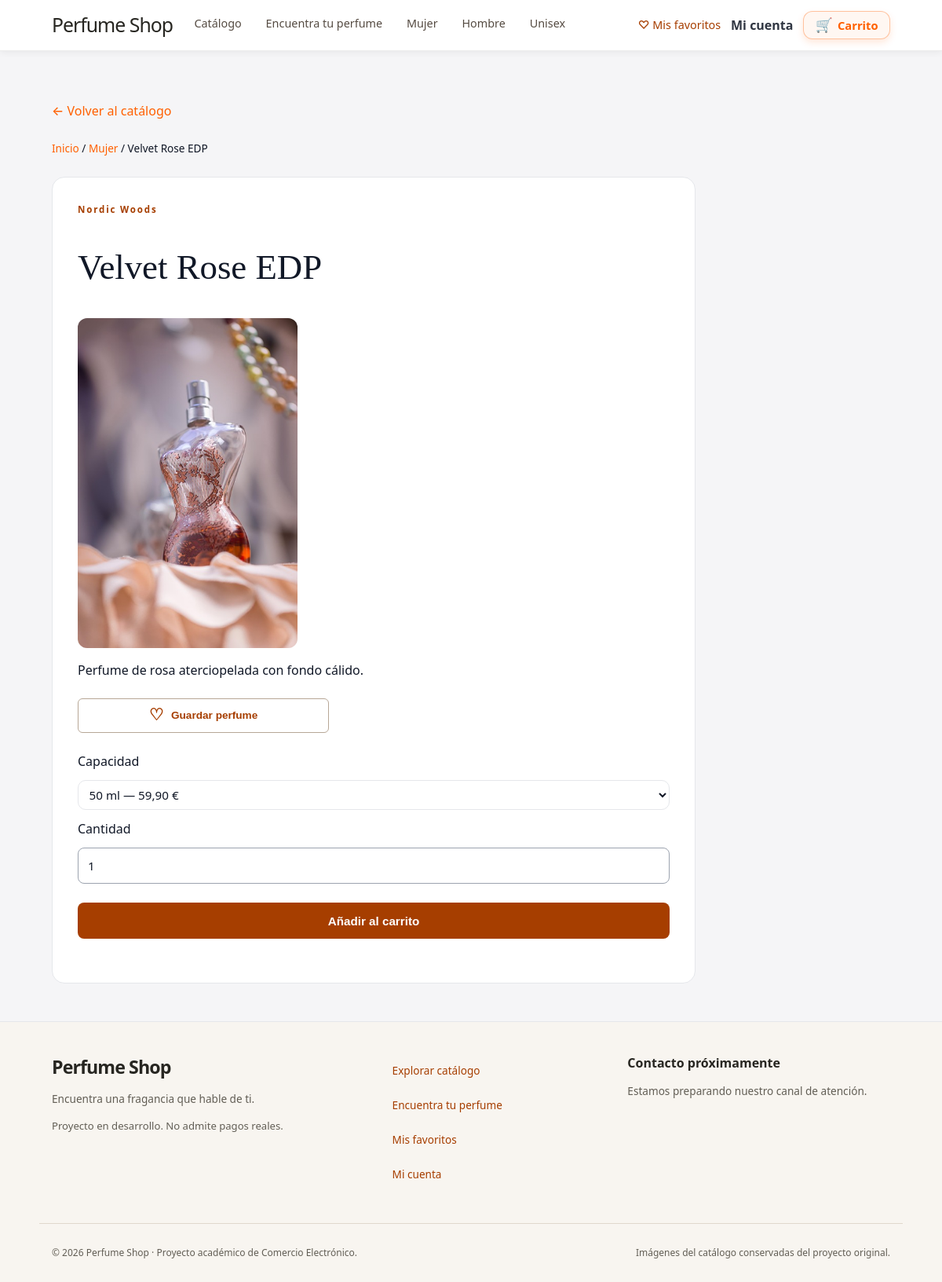
/producto.php?p=velvet-rose-edp, run on the app's committed database.
### tables this page shows
CREATE TABLE `categoria` (
  `id` int(11) NOT NULL AUTO_INCREMENT,
  `nombre` varchar(120) NOT NULL,
  `slug` varchar(140) NOT NULL,
  `descripcion` text DEFAULT NULL,
  `imagen_url` varchar(255) DEFAULT NULL,
  `activa` tinyint(1) NOT NULL DEFAULT 1,
  `orden` int(11) NOT NULL DEFAULT 0,
  `created_at` timestamp NOT NULL DEFAULT current_timestamp(),
  `updated_at` timestamp NULL DEFAULT NULL ON UPDATE current_timestamp(),
  PRIMARY KEY (`id`),
  UNIQUE KEY `uniq_categoria_slug` (`slug`)
);

CREATE TABLE `producto` (
  `id` int(11) NOT NULL AUTO_INCREMENT,
  `id_categoria` int(11) NOT NULL,
  `id_marca` int(11) NOT NULL,
  `nombre` varchar(180) NOT NULL,
  `slug` varchar(200) NOT NULL,
  `descripcion_corta` varchar(255) DEFAULT NULL,
  `descripcion_larga` text DEFAULT NULL,
  `imagen_principal` varchar(255) DEFAULT NULL,
  `precio` decimal(10,2) NOT NULL DEFAULT 0.00,
  `es_oferta` tinyint(1) NOT NULL DEFAULT 0,
  `precio_oferta` decimal(10,2) DEFAULT NULL,
  `stock` int(11) NOT NULL DEFAULT 0,
  `activo` tinyint(1) NOT NULL DEFAULT 1,
  `created_at` timestamp NOT NULL DEFAULT current_timestamp(),
  `updated_at` timestamp NULL DEFAULT NULL ON UPDATE current_timestamp(),
  PRIMARY KEY (`id`),
  UNIQUE KEY `uniq_producto_slug` (`slug`),
  KEY `idx_producto_categoria_activo` (`id_categoria`,`activo`),
  KEY `idx_producto_nombre` (`nombre`),
  KEY `fk_producto_marca` (`id_marca`)
);

CREATE TABLE `marca` (
  `id` int(11) NOT NULL AUTO_INCREMENT,
  `nombre` varchar(120) NOT NULL,
  `slug` varchar(140) NOT NULL,
  `descripcion` text DEFAULT NULL,
  `pais` varchar(80) DEFAULT NULL,
  `created_at` timestamp NOT NULL DEFAULT current_timestamp(),
  `updated_at` timestamp NULL DEFAULT NULL ON UPDATE current_timestamp(),
  PRIMARY KEY (`id`),
  UNIQUE KEY `uniq_marca_slug` (`slug`)
);

CREATE TABLE `producto_variante` (
  `id` int(11) NOT NULL AUTO_INCREMENT,
  `id_producto` int(11) NOT NULL,
  `capacidad_ml` int(11) NOT NULL,
  `sku` varchar(64) DEFAULT NULL,
  `precio` decimal(10,2) NOT NULL DEFAULT 0.00,
  `es_oferta` tinyint(1) DEFAULT 0,
  `precio_oferta` decimal(10,2) DEFAULT NULL,
  `stock` int(11) DEFAULT 0,
  `activo` tinyint(1) DEFAULT 1,
  `created_at` timestamp NOT NULL DEFAULT current_timestamp(),
  `updated_at` timestamp NULL DEFAULT NULL ON UPDATE current_timestamp(),
  PRIMARY KEY (`id`),
  UNIQUE KEY `uniq_variante_sku` (`sku`),
  KEY `idx_variante_producto_activo` (`id_producto`,`activo`)
);

### src/lib/helpers.php (called while the page is built, shortened)
<?php
function h(string $s): string {
    return htmlspecialchars($s, ENT_QUOTES, 'UTF-8');
}
function url(string $path = ''): string {
    $base = rtrim(BASE_URL, '/');
    $path = '/' . ltrim($path, '/');
    return $base . $path;
}
function asset(string $path): string {
    return url($path);
}
function category_label(string $name): string {
    return ['Women Perfumes' => 'Mujer', 'Men Perfumes' => 'Hombre'][$name] ?? $name;
}

### config/database.php (called while the page is built, shortened)
<?php
function db(): PDO
{
    static $pdo = null;
    if ($pdo === null) {
        $dsn = "mysql:host=" . DB_HOST .
               ";port=" . DB_PORT .
               ";dbname=" . DB_NAME .
               ";charset=" . DB_CHARSET;
        $options = [
            PDO::ATTR_ERRMODE            => PDO::ERRMODE_EXCEPTION,
            PDO::ATTR_DEFAULT_FETCH_MODE => PDO::FETCH_ASSOC,
            PDO::ATTR_EMULATE_PREPARES   => false
        ];
        $pdo = new PDO($dsn, DB_USER, DB_PASS, $options);
    }
    return $pdo;
}

### public/producto.php (the view, shortened to what this page needs)
<?php
$slug = $_GET['p'] ?? '';
$prod = false;
if (is_string($slug) && strlen($slug) <= 200 && preg_match('//u', $slug)) {
    $st = db()->prepare('SELECT p.id, p.nombre, p.slug, p.descripcion_corta, p.descripcion_larga, p.stock,
        c.nombre AS categoria, c.slug AS categoria_slug, m.nombre AS marca,
        CASE WHEN p.precio_oferta > 0 THEN p.precio_oferta ELSE p.precio END AS precio_base,
        p.imagen_principal, (SELECT COUNT(*) FROM producto_variante v WHERE v.id_producto = p.id) AS variantes
        FROM producto p JOIN categoria c ON c.id = p.id_categoria JOIN marca m ON m.id = p.id_marca
        WHERE p.slug = ? AND p.activo = 1 AND c.activa = 1 LIMIT 1');
    $st->execute([$slug]);
    $prod = $st->fetch();
}
$st = db()->prepare('SELECT id, capacidad_ml,
    CASE WHEN precio_oferta > 0 THEN precio_oferta ELSE precio END AS precio, stock
    FROM producto_variante WHERE id_producto = ? AND activo = 1
    ORDER BY stock > 0 DESC, precio, capacidad_ml, id');
$st->execute([$prod['id']]);
$vars = $st->fetchAll();
$available = $prod['variantes'] ? count(array_filter($vars, static function ($v) { return $v['stock'] > 0; })) > 0 : $prod['stock'] > 0;
require __DIR__ . '/includes/header.php';
?>
<p><a href="<?= h(url('catalogo.php')) ?>">← Volver al catálogo</a></p>
<nav class="product-breadcrumb" aria-label="Ruta de navegación"><a href="<?= h(url('index.php')) ?>">Inicio</a><span aria-hidden="true"> / </span><a href="<?= h(url('categoria.php?c=' . rawurlencode($prod['categoria_slug']))) ?>"><?= h(category_label($prod['categoria'])) ?></a><span aria-hidden="true"> / </span><span aria-current="page"><?= h($prod['nombre']) ?></span></nav>
<article class="card product-detail">
  <p class="store-eyebrow"><?= h($prod['marca']) ?></p>
  <h1><?= h($prod['nombre']) ?></h1>
  <?php if ($prod['imagen_principal']): ?><img src="<?= h($prod['imagen_principal']) ?>" alt="<?= h($prod['nombre']) ?>" style="max-width:280px;height:auto"><?php endif; ?>
  <p><?= nl2br(h($prod['descripcion_larga'] ?? '')) ?></p>
  <?php $favoriteProduct = $prod; require __DIR__ . '/includes/favorite-button.php'; ?>
  <form method="post" action="carrito.php" class="account-form">
    <?php if ($vars): ?>
      <label for="var">Capacidad</label>
      <select id="var" name="id_variante" <?= $available ? '' : 'disabled' ?>>
        <?php foreach ($vars as $v): ?><option value="<?= (int)$v['id'] ?>" <?= $v['stock'] > 0 ? '' : 'disabled' ?>><?= (int)$v['capacidad_ml'] ?> ml — </option><?php endforeach; ?>
      </select>
    <?php elseif (!$prod['variantes']): ?>
      <div class="price"><?= number_format((float)$prod['precio_base'], 2, ',', '.') ?> €</div>
    <?php endif; ?>
    <label for="qty">Cantidad</label>
    <input type="number" id="qty" name="cantidad" min="1" max="999" value="1" <?= $available ? '' : 'disabled' ?>>
    <button type="submit" <?= $available ? '' : 'disabled' ?>>Añadir al carrito</button>
  </form>
</article>
<?php require __DIR__ . '/includes/footer.php'; ?>

### public/includes/header.php (shortened to what this page needs)
<?php
$menuCategorias = db()->query("
    SELECT id, nombre, slug
    FROM categoria
    WHERE activa = 1
    ORDER BY orden, nombre
")->fetchAll();
$favoritesContext = favorites_context(db());
?>
<!doctype html>
<html lang="es">
<head>
  <link rel="stylesheet" href="<?= asset('css/style.css?v=1.4') ?>">
  <link rel="stylesheet" href="<?= asset('css/storefront.css?v=1.2') ?>">
</head>
<body>
<header class="header-sticky">
  <div class="container header-bar">
    <div class="header-left">
      <p class="shop-title">
        <a href="<?= url('/') ?>" class="shop-title-link">
          <?= h(APP_NAME) ?>
        </a>
      </p>
      <nav id="menu" class="main-menu" aria-label="Navegación principal">
        <a href="<?= url('catalogo.php') ?>">Catálogo</a>
        <a href="<?= url('descubrir.php') ?>">Encuentra tu perfume</a>
        <?php foreach ($menuCategorias as $c): ?>
          <a href="<?= url('categoria.php?c=' . rawurlencode($c['slug'])) ?>">
            <?= h(category_label($c['nombre'])) ?>
          </a>
        <?php endforeach; ?>
      </nav>
    </div>
    <div class="header-actions">
    <a href="<?= h(url('favoritos.php')) ?>" class="favorites-nav-link">♡ Mis favoritos<?php if ($favoritesContext['ids']): ?> <span>(<?= count($favoritesContext['ids']) ?>)</span><?php endif; ?></a>
    <a href="<?= url('cuenta.php') ?>" class="account-nav-link">Mi cuenta</a>
    <a href="<?= url('carrito.php') ?>" class="cart-button">
      <span class="cart-icon">🛒</span>
      <span class="cart-label">Carrito</span>
    </a>
    </div>
  </div>
</header>
<main id="main-content" class="container" tabindex="-1">

### public/css/style.css (style rules this page uses)
*, *::before, *::after { box-sizing: border-box; }
html, body { margin: 0; padding: 0; }
body { background: var(--color-bg); color: var(--color-text); font-size: 16px; line-height: 1.5; }
a { color: var(--color-primary); text-decoration: none; font-weight: 500; }
.container { max-width: 1100px; margin: 0 auto; padding: 1.5rem 1rem; }
header { background: #ffffff; border-bottom: 1px solid var(--color-border); position: sticky; top: 0; z-index: 50; }
header .container { padding-top: 0.5rem; padding-bottom: 0.5rem; }
#menu { display: flex; flex-wrap: wrap; gap: 0.5rem; margin-bottom: 0.25rem; }
#menu a { padding: 0.35rem 0.85rem; border-radius: var(--radius-pill); background: transparent; border: 1px solid transparent; color: var(--color-muted); font-size: 0.9rem; }
main.container { padding-top: 2rem; padding-bottom: 3rem; }
.card { background: var(--color-surface); border: 1px solid var(--color-border); border-radius: var(--radius-card); padding: 1rem; box-shadow: 0 0 0 rgba(0, 0, 0, 0); transition: transform var(--transition-fast), box-shadow var(--transition-fast), border-color var(--transition-fast); }
.card img { display: block; width: 100%; height: 190px; object-fit: cover; border-radius: 12px; margin-bottom: 0.75rem; background: #f3f4f6; }
button, input[type="submit"], input[type="button"], .btn { display: inline-flex; align-items: center; justify-content: center; padding: 0.5rem 1.1rem; border-radius: var(--radius-pill); border: 1px solid transparent; font-size: 0.95rem; cursor: pointer; background: var(--color-primary); color: #ffffff; font-weight: 600; transition: background var(--transition-fast), transform var(--transition-fast), box-shadow var(--transition-fast); }
input[type="text"], input[type="email"], input[type="password"], input[type="number"], select, textarea { width: 100%; padding: 0.45rem 0.6rem; border-radius: 10px; border: 1px solid var(--color-border); font-size: 0.95rem; font-family: inherit; color: var(--color-text); background: #ffffff; transition: border-color var(--transition-fast), box-shadow var(--transition-fast); }
.header-sticky { position: sticky; top: 0; z-index: 999; background: #ffffff; box-shadow: 0 2px 8px rgba(0,0,0,0.06); border-bottom: 1px solid #ececec; margin-bottom: 1rem; }
.header-bar { display: flex; align-items: center; justify-content: space-between; padding: 0.4rem 0; gap: 1rem; }
.header-left { display: flex; align-items: center; gap: 1.5rem; }
.shop-title { margin: 0; font-size: 1.4rem; font-weight: 700; }
.shop-title-link { text-decoration: none; color: inherit; }
.main-menu { display: flex; gap: 12px; flex-wrap: wrap; }
.main-menu a { background: #fff3e8; border: 1px solid rgba(255,120,0,0.3); color: #ff6000; padding: 6px 12px; border-radius: 10px; font-weight: 500; text-decoration: none; transition: all 0.15s ease; }
.cart-button { display: inline-flex; align-items: center; gap: 0.4rem; padding: 0.35rem 0.9rem; border-radius: 12px; background: #fff7f2; border: 1px solid rgba(255, 96, 0, 0.35); color: #ff6000; font-weight: 600; font-size: 0.92rem; text-decoration: none; box-shadow: 0 4px 10px rgba(255, 96, 0, 0.15); transition: 0.15s; }
.cart-icon { font-size: 1.1rem; line-height: 1; }
.cart-button { position: relative; display: inline-flex; align-items: center; gap: 0.4rem; padding: 0.35rem 0.9rem; border-radius: 12px; background: #fff7f2; border: 1px solid rgba(255, 96, 0, 0.35); color: #ff6000; font-weight: 600; font-size: 0.92rem; text-decoration: none; box-shadow: 0 4px 10px rgba(255, 96, 0, 0.15); transition: 0.15s; }
.header-actions { display:flex; align-items:center; gap:1rem; flex-wrap:wrap; }
.account-nav-link { color:#303642; font-weight:600; text-decoration:none; }
.account-form { display:grid; gap:.75rem; margin:1.5rem 0; }
.account-form input { width:100%; box-sizing:border-box; min-height:46px; padding:.75rem; border:1px solid #9ca3af; border-radius:8px; background:#fff; color:#111827; }
.account-form button { margin-top:.75rem; min-height:46px; background:#a63e00; color:#fff; border:0; border-radius:8px; font-weight:600; cursor:pointer; }

### data on the page
categoria: nombre "Mujer"
categoria: nombre "Hombre"
categoria: nombre "Unisex"
producto: id_categoria.nombre "Mujer", nombre "Velvet Rose EDP", id_marca.nombre "Nordic Woods", imagen_principal (picture), descripcion_larga "Perfume de rosa aterciopelada con fondo cálido."
producto_variante: cantidad "1"

### other printed values
APP_NAME "Perfume Shop"
form field id_variante "50 ml — 59,90 €"
